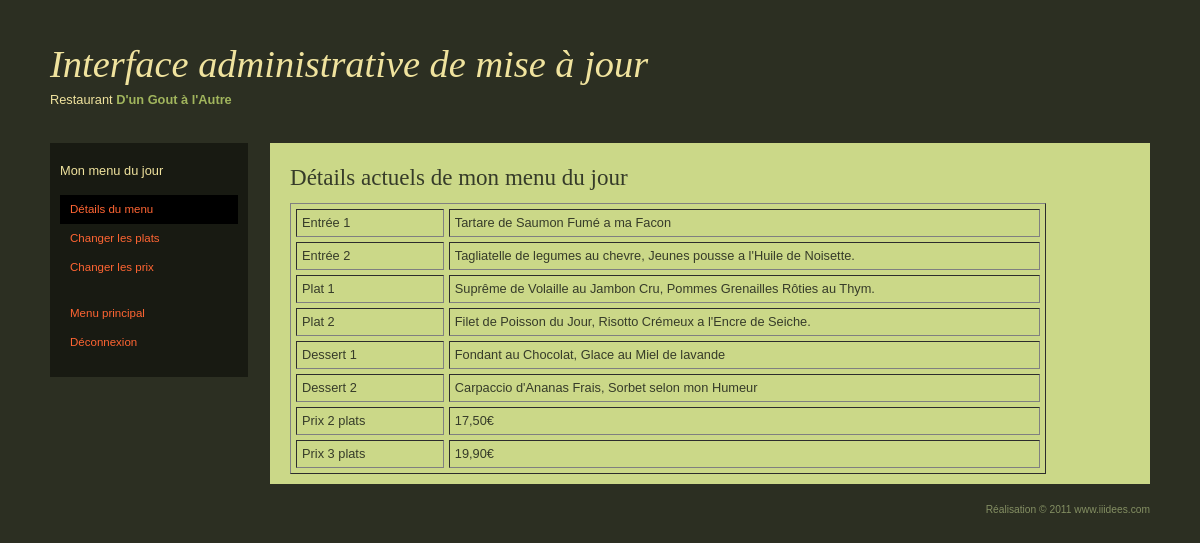
The page /iagdugala/mjou_list.php (signed in) on the database its author committed.
### tables this page shows
CREATE TABLE `menujour` (
  `entre1` varchar(120) NOT NULL,
  `entre2` varchar(120) NOT NULL,
  `plat1` varchar(120) NOT NULL,
  `plat2` varchar(120) NOT NULL,
  `dessert1` varchar(120) NOT NULL,
  `dessert2` varchar(120) NOT NULL,
  `prix2` float NOT NULL,
  `prix3` float NOT NULL
);

### iagdugala/mjou_list.php (the view, shortened to what this page needs)
<?php
		include('../inclusion/admintete.php');
		echo '<h2>D&eacute;tails actuels de mon menu du jour</h2>';
		$q = "SELECT * FROM menujour LIMIT 1";
		$r = @mysqli_query($dbc,$q);
		if (mysqli_num_rows($r) == 1) {
			$row = mysqli_fetch_array($r, MYSQLI_ASSOC);
			echo '<table border="1" cellpadding="5" cellspacing="5" width="90%">
			<tr><td width="20%" align="left">Entr&eacute;e 1</td><td width="80%" align="left">' . $row['entre1'] . '</td></tr>';
			echo '<tr><td width="20%" align="left">Entr&eacute;e 2</td><td width="80%" align="left">' . $row['entre2'] . '</td></tr>';
			echo '<tr><td width="20%" align="left">Plat 1</td><td width="80%" align="left">' . $row['plat1'] . '</td></tr>';
			echo '<tr><td width="20%" align="left">Plat 2</td><td width="80%" align="left">' . $row['plat2'] . '</td></tr>';
			echo '<tr><td width="20%" align="left">Dessert 1</td><td width="80%" align="left">' . $row['dessert1'] . '</td></tr>';
			echo '<tr><td width="20%" align="left">Dessert 2</td><td width="80%" align="left">' . $row['dessert2'] . '</td></tr>';
			echo '<tr><td width="20%" align="left">Prix 2 plats</td><td width="80%" align="left">' . number_format($row['prix2'],2,',',' ') . '&euro;</td></tr>';
			echo '<tr><td width="20%" align="left">Prix 3 plats</td><td width="80%" align="left">' . number_format($row['prix3'],2,',',' ') . '&euro;</td></tr>
			</table>';
		} else {
			echo "Une erreur s'est produite. Si le probl&egrave;me persite, veuillez contacter l'administrateur du syst&egrave;me.";
		}
		include('../inclusion/adminpied.php');
?>

### css/admin.css (style rules this page uses)
html { font-size: 100%; }
body { margin: 0; padding: 10px 20px; font-family: Verdana, "Bitstream Vera Sans", "Lucida Grande", sans-serif; font-size: .8em; line-height: 1.25; color: black; background: white; }
h1, h2, h3, h4, h5, h6 { margin: 1em 0 .5em 0; }
h1, h2 { font-family: Georgia, "Bitstream Vera Serif", Norasi, serif; font-weight: normal; }
h2 { font-size: 1.8em; }
body { color: #F0E39E; background: #2C2F22; }
body { padding: 20px 50px; }
#contenu > :first-child { margin-top: 10px; }

### rows shown on the page
menujour: entre1 "Tartare de Saumon Fumé a ma Facon", entre2 "Tagliatelle de legumes au chevre, Jeunes pousse a l'Huile de Noisette.", plat1 "Suprême de Volaille au Jambon Cru, Pommes Grenailles Rôties au Thym.", plat2 "Filet de Poisson du Jour, Risotto Crémeux a l'Encre de Seiche.", dessert1 "Fondant au Chocolat, Glace au Miel de lavande", dessert2 "Carpaccio d'Ananas Frais, Sorbet selon mon Humeur", prix2 "17,50", prix3 "19,90"

### other values the page prints
$cetpage[$i]['no'] "Détails du menu"
$cetpage[$i]['no'] "Changer les plats"
$cetpage[$i]['no'] "Changer les prix"
